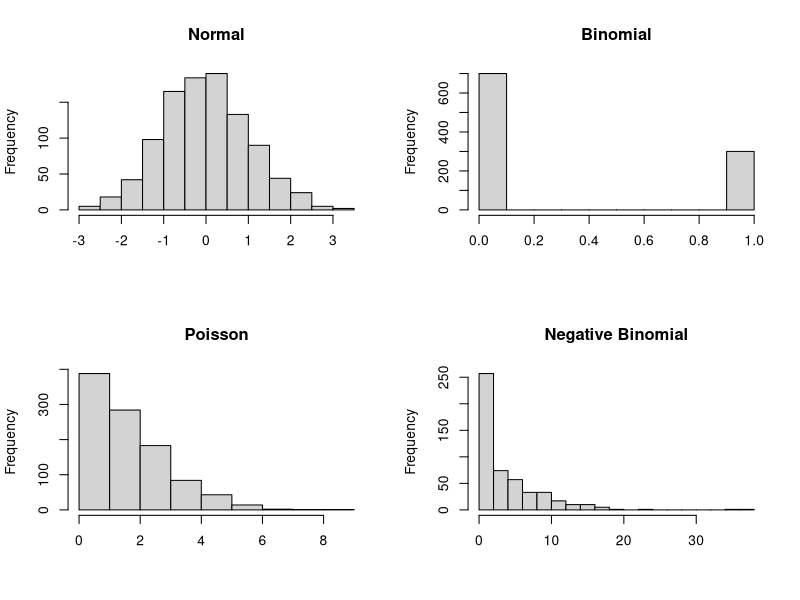
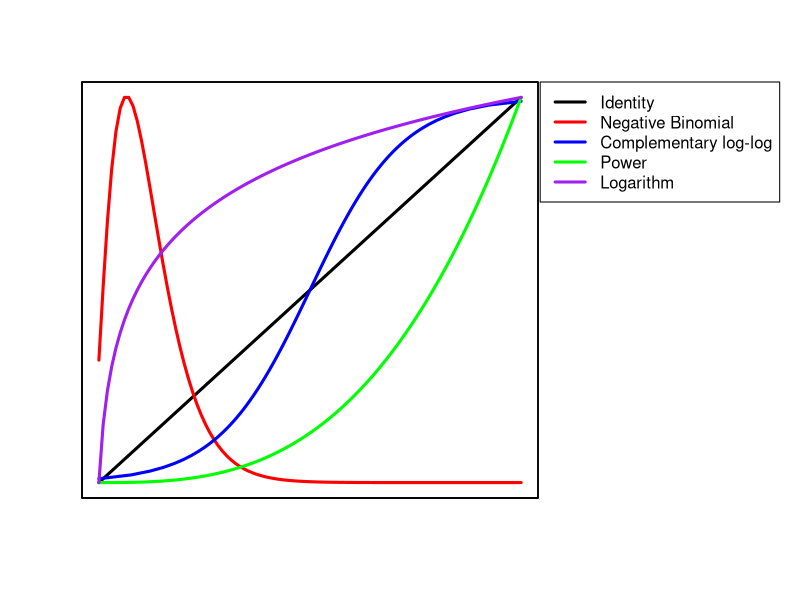
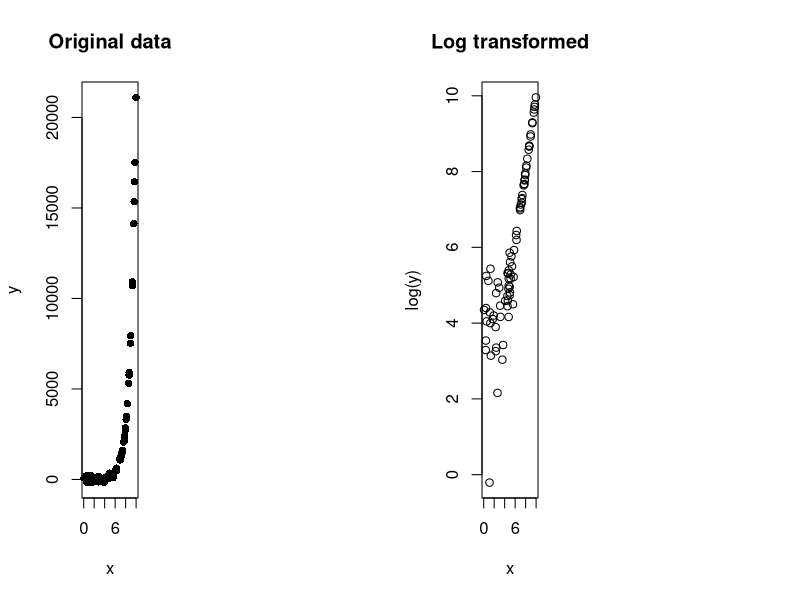
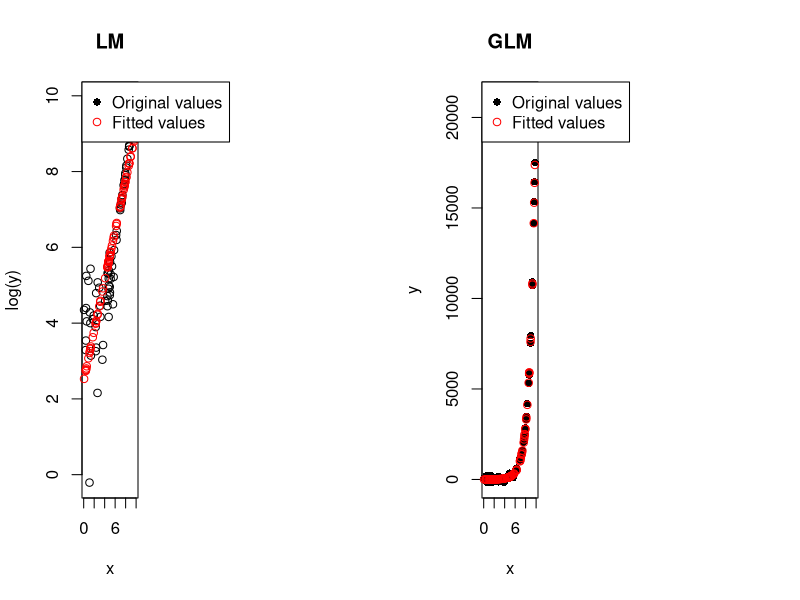
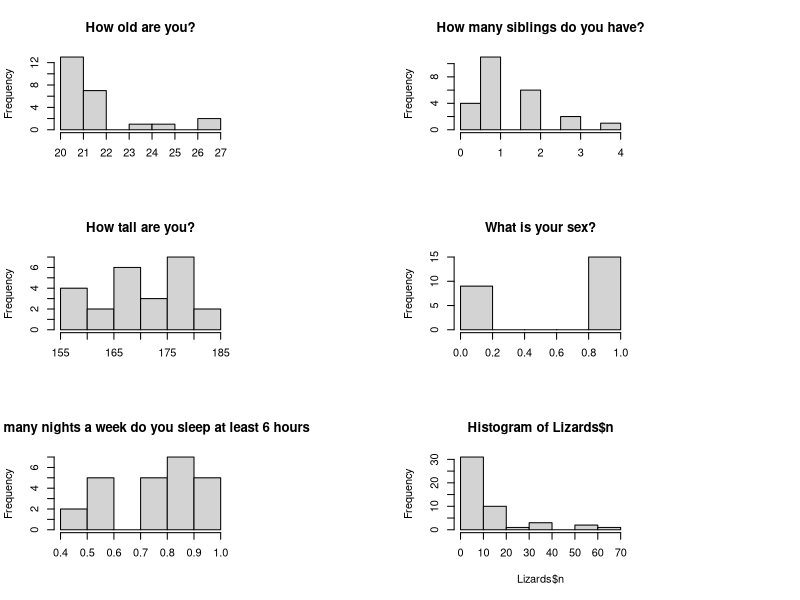
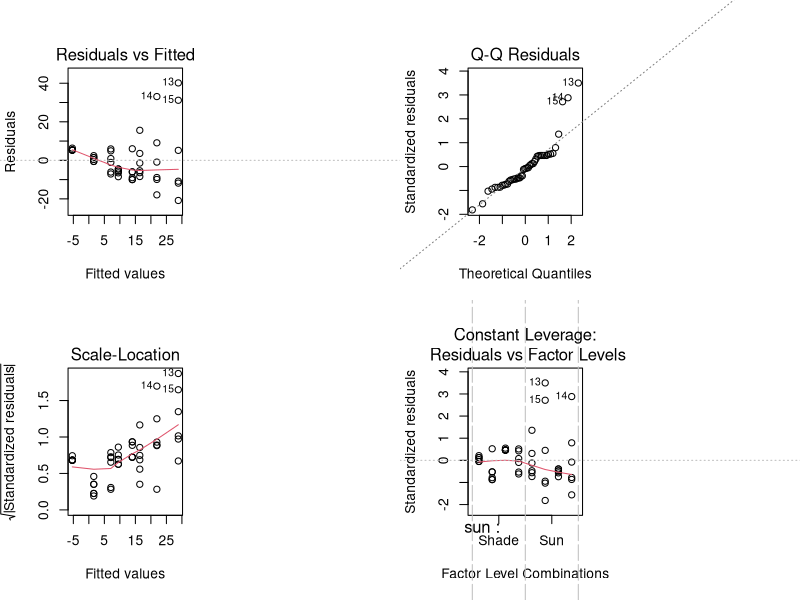
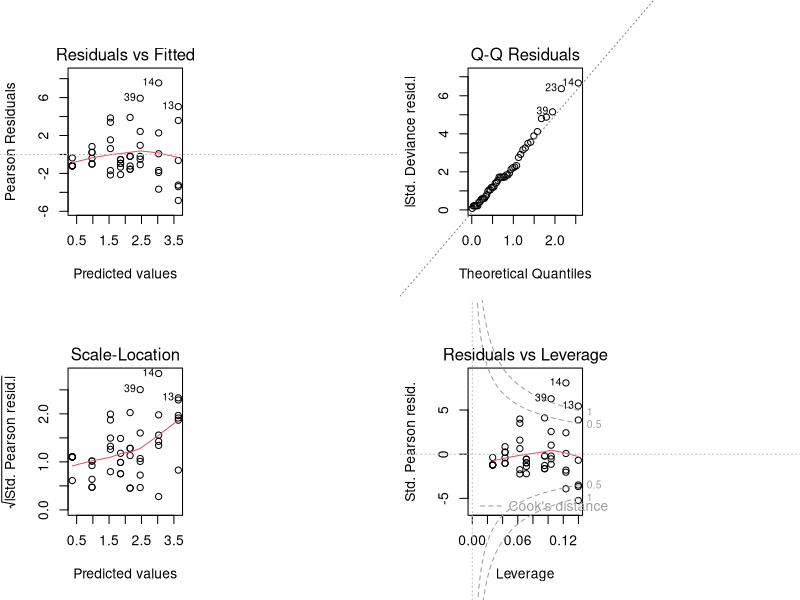
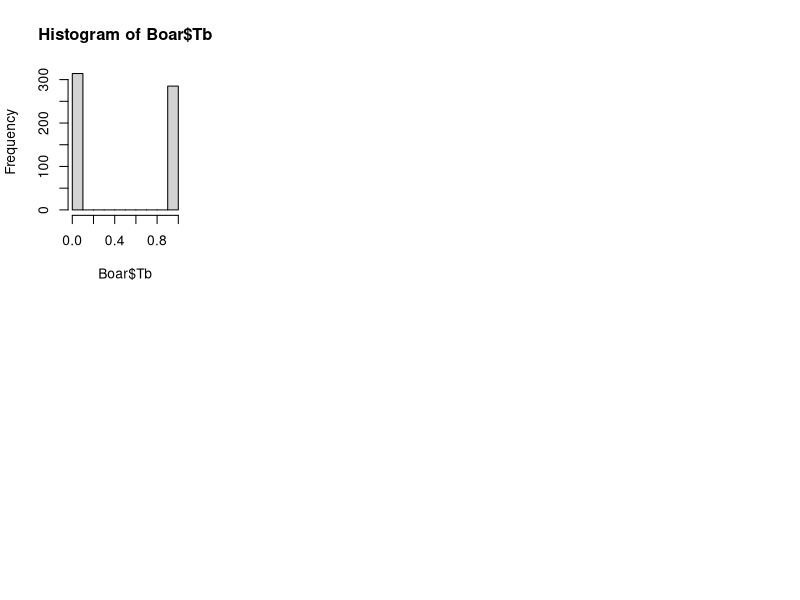

These figures' R source, in order:
## ---- chunk 1

par(mfrow = c(2,2))
normal <- rnorm(1000)
hist(normal, main = 'Normal', xlab = NULL)

binom <- rbinom(1000, 1, 0.3)
hist(binom, main = 'Binomial', xlab = NULL)

pois <- rpois(1000, 2)
hist(pois, breaks = 9, main = 'Poisson', xlab = NULL)

negbim <- rnbinom(500, mu = 4, size = 1)
hist(negbim, breaks = 20, main = 'Negative Binomial', xlab = NULL)

## ---- chunk 2
par(mfrow = c(1,1))
x <- 1:100
p <- seq(0, 1, 0.01)
Power <- x^3
Logarithm <- log(x)
loglog <- log(p/(1-p))
negbimdis <- dnbinom(x, 3, 0.2)

par(mar=c(5.1, 4.1, 4.1, 13.1), xpd=TRUE)
plot(x, x, type = 'l', lwd = 3, ylab = '', xlab = '', xaxt='n', yaxt='n', bty='L')
par(new=TRUE)
plot(x, negbimdis, type = 'l', lwd = 3, col = 'red', ylab = '', xlab = '', xaxt='n', yaxt='n')
par(new=TRUE)
plot(loglog, p, type = 'l', lwd = 3, col = 'blue', ylab = '', xlab = '', xaxt='n', yaxt='n')
par(new=TRUE)
plot(x, Power, type = 'l', lwd = 3, col = 'green', ylab = '', xlab = '', xaxt='n', yaxt='n')
par(new=TRUE)
plot(x, Logarithm, type = 'l', lwd = 3, col = 'purple', ylab = '', xlab = '', xaxt='n', yaxt='n')
legend(x = 'topright', inset=c(-0.53,0), legend = c('Identity', 'Negative Binomial', 'Complementary log-log', 'Power', 'Logarithm'), col = c('black', 'red', 'blue', 'green', 'purple'), lwd = 3)

## ---- chunk 3
x <- runif(100, 0, 10)
y <- exp(x) + rnorm(length(x), mean = 0, sd = 100)
par(mfrow = c(1,2))
plot(x, y, pch = 16, main = 'Original data')
plot(x, log(y), main = 'Log transformed')
## ---- chunk 4
model1 <- lm(log(y)~x)
model2 <- glm(y~x, family = gaussian (link = "log"), start=c(1, 1))
## ---- chunk 5
par(mfrow = c(1,2))

plot(x, log(y), main = 'LM')
fitedx <- x[as.numeric(names(model1$fitted.values))]
points(fitedx, model1$fitted.values, col = 'red')
legend(x = 'topleft', legend = c('Original values','Fitted values'), pch = c(16, 1), col = c('black','red'))

plot(x, y, pch = 16, main = 'GLM')
points(x, model2$fitted.values, col = 'red')
legend(x = 'topleft', legend = c('Original values','Fitted values'), pch = c(16, 1), col = c('black','red'))
## ---- chunk 6

ClassData <- read.csv('ClassData.csv')

library(dplyr)
ClassData <- ClassData %>% 
  mutate(Sex = ifelse(What.is.your.sex. == 'Female', 1, 0)) %>%
  mutate(Sex = as.numeric(Sex))
## ---- chunk 7
par(mfrow = c(3, 2))
hist(ClassData$How.old.are.you., xlab = '', main = 'How old are you?')
hist(ClassData$How.many.siblings.do.you.have., xlab = '', main = 'How many siblings do you have?')
hist(ClassData$How.tall.are.you..in.cm , xlab = '', main = 'How tall are you?')
hist(ClassData$Sex, xlab = '', main = 'What is your sex?')
hist(ClassData$Out.of.the.7.nights.of.the.week..how.many.do.you.sleep.at.least.6.hours./7, xlab = '', main = 'How many nights a week do you sleep at least 6 hours')

## ---- chunk 8
Lizards <- read.csv('lizards.txt', sep = "\t")
head(Lizards)
## ---- chunk 9
hist(Lizards$n)
## ---- chunk 10
LizardsModelLM <- lm(n ~ sun + height + species, data = Lizards)

LizardsModel <- glm(n ~ sun + height + species, family = poisson (link = log), data = Lizards)
## ---- chunk 11
par(mfrow = c(2,2))
plot(LizardsModelLM)
## ---- chunk 12
par(mfrow = c(2,2))
plot(LizardsModel)
## ---- chunk 13
LizardsModel$deviance / LizardsModel$df.residual
## ---- chunk 14
(LizardsModel$null.deviance - LizardsModel$deviance) / LizardsModel$null.deviance
## ---- chunk 15

summary(LizardsModel)

## ---- chunk 16

Boar <- read.csv('Boar.csv')

head(Boar)
## ---- chunk 17
summary(Boar)
## ---- chunk 18
hist(Boar$Tb)
## ---- chunk 19
LinearBoarModel <- lm(Tb ~ sex * age * length, data = Boar)
par(mfrow = c(2,2))
plot(LinearBoarModel)
## ---- chunk 20
LogitBoarModel <- glm(Tb ~ sex * age * length, family = binomial (link = logit), data = Boar)
## ---- chunk 21
AIC(LogitBoarModel)
(LogitBoarModel$null.deviance - LogitBoarModel$deviance) / LogitBoarModel$null.deviance
## ---- chunk 22
par(mfrow = c(2,2))
plot(LogitBoarModel)
## ---- chunk 23
probitBoarModel <- glm(Tb ~ sex * age * length, family = binomial (link = probit), data = Boar)

cauchitBoarModel <- glm(Tb ~ sex * age * length, family = binomial (link = cauchit), data = Boar)

logBoarModel <- glm(Tb ~ sex * age * length, family = binomial (link = log), data = Boar)

cloglogBoarModel <- glm(Tb ~ sex * age * length, family = binomial (link = cloglog), data = Boar)

AIC(LogitBoarModel, probitBoarModel, cauchitBoarModel, logBoarModel, cloglogBoarModel)
## ---- chunk 24
par(mfrow = c(2,2))
plot(LogitBoarModel)
## ---- chunk 25
LogitBoarModel$deviance / LogitBoarModel$df.residual
